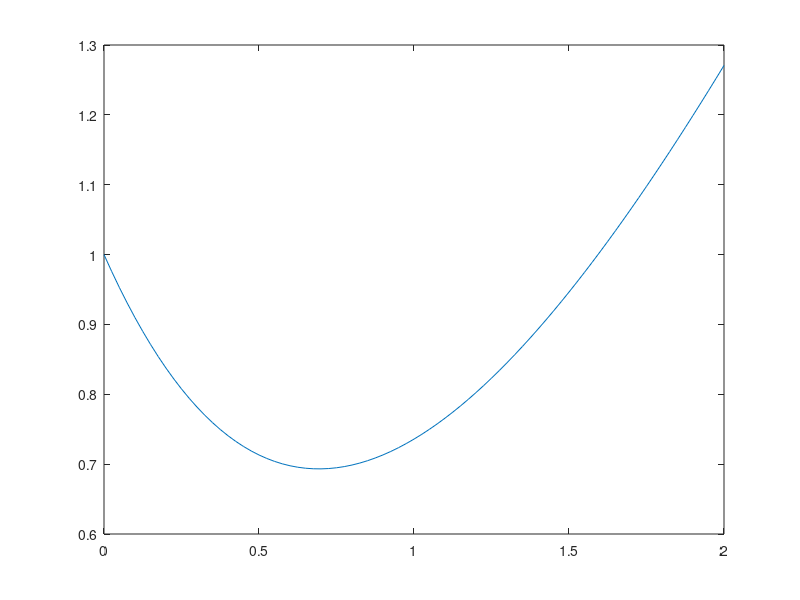

This chart was generated by the following MATLAB code:
%Runge-Kutta 2nd order ODE Solver
clear
clc
close all

%Inputs
func = @(x,y) x-y;
h = 0.025;
x_upper_lim = 2;
x_0 = 0;
x = transpose(x_0:h:x_upper_lim);
y = zeros(length(x),1);
%Initial Boundary Condition
y(1,1) = 1;

for i = 2:length(y)
    k_1 = h*(func(x(i-1),y(i-1)));
    k_2 = h*(func(x(i),y(i-1)+k_1));
    y(i,1) = y(i-1)+(1/2)*(k_1+k_2);
end

%Result
plot(x,y)